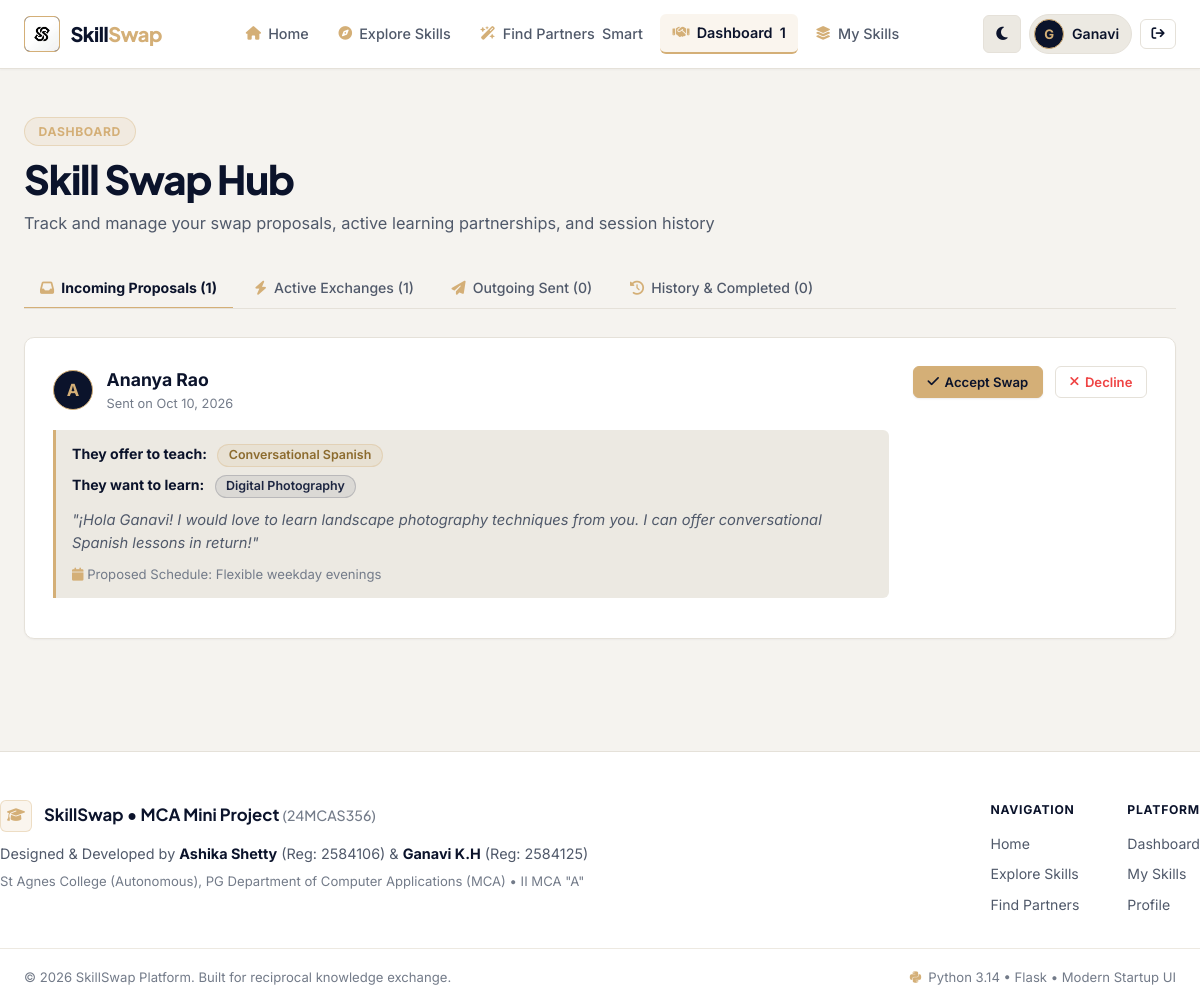
The page /swaps/ (signed in) on the database its author committed.
### models.py (models this page shows, shortened)
class User(db.Model):
    __tablename__ = 'users'
    id = db.Column(db.Integer, primary_key=True)
    full_name = db.Column(db.String(100), nullable=False)
    email = db.Column(db.String(120), unique=True, nullable=False, index=True)
    password_hash = db.Column(db.String(255), nullable=False)
    role = db.Column(db.String(20), default='user')  # 'user' or 'admin'
    bio = db.Column(db.Text, nullable=True)
    location = db.Column(db.String(150), default='St Agnes College, Mangaluru')
    avatar = db.Column(db.String(255), default='default_avatar.png')
    is_active = db.Column(db.Boolean, default=True)
    created_at = db.Column(db.DateTime, default=lambda: datetime.now(timezone.utc))
    skills_offered = db.relationship('SkillOffered', backref='user', lazy='dynamic', cascade='all, delete-orphan')
    skills_wanted = db.relationship('SkillWanted', backref='user', lazy='dynamic', cascade='all, delete-orphan')
    sent_requests = db.relationship(
        'SwapRequest',
        foreign_keys='SwapRequest.sender_id',
        backref='sender',
        lazy='dynamic',
        cascade='all, delete-orphan'
    )
    received_requests = db.relationship(
        'SwapRequest',
        foreign_keys='SwapRequest.receiver_id',
        backref='receiver',
        lazy='dynamic',
        cascade='all, delete-orphan'
    )
    sent_messages = db.relationship(
        'Message',
        foreign_keys='Message.sender_id',
        backref='sender',
        lazy='dynamic'
    )
    received_messages = db.relationship(
        'Message',
        foreign_keys='Message.receiver_id',
        backref='receiver',
        lazy='dynamic'
    )
    reviews_given = db.relationship(
        'Review',
        foreign_keys='Review.reviewer_id',
        backref='reviewer',
        lazy='dynamic'
    )
    reviews_received = db.relationship(
        'Review',
        foreign_keys='Review.reviewee_id',
        backref='reviewee',
        lazy='dynamic'
    )
    @property
    def is_admin(self):
        return self.role == 'admin'

class SwapRequest(db.Model):
    __tablename__ = 'swap_requests'
    id = db.Column(db.Integer, primary_key=True)
    sender_id = db.Column(db.Integer, db.ForeignKey('users.id', ondelete='CASCADE'), nullable=False)
    receiver_id = db.Column(db.Integer, db.ForeignKey('users.id', ondelete='CASCADE'), nullable=False)
    offered_skill_id = db.Column(db.Integer, db.ForeignKey('skills_offered.id'), nullable=True)
    requested_skill_id = db.Column(db.Integer, db.ForeignKey('skills_offered.id'), nullable=True)
    status = db.Column(db.String(20), default='pending', index=True)
    message = db.Column(db.Text, nullable=True)
    schedule_note = db.Column(db.String(255), nullable=True)
    created_at = db.Column(db.DateTime, default=lambda: datetime.now(timezone.utc))
    updated_at = db.Column(db.DateTime, default=lambda: datetime.now(timezone.utc), onupdate=lambda: datetime.now(timezone.utc))
    offered_skill = db.relationship('SkillOffered', foreign_keys=[offered_skill_id])
    requested_skill = db.relationship('SkillOffered', foreign_keys=[requested_skill_id])
    messages = db.relationship('Message', backref='swap_request', lazy='dynamic', cascade='all, delete-orphan')
    reviews = db.relationship('Review', backref='swap_request', lazy='dynamic', cascade='all, delete-orphan')

class SkillOffered(db.Model):
    __tablename__ = 'skills_offered'
    id = db.Column(db.Integer, primary_key=True)
    user_id = db.Column(db.Integer, db.ForeignKey('users.id', ondelete='CASCADE'), nullable=False)
    category_id = db.Column(db.Integer, db.ForeignKey('categories.id'), nullable=False)
    skill_name = db.Column(db.String(100), nullable=False, index=True)
    proficiency = db.Column(db.String(30), default='Intermediate')  # Beginner, Intermediate, Advanced, Expert
    description = db.Column(db.Text, nullable=True)
    created_at = db.Column(db.DateTime, default=lambda: datetime.now(timezone.utc))

### routes/swaps.py (the view)
@swaps_bp.route('/', strict_slashes=False)
@login_required
def list_swaps():
    user_id = g.user.id
    incoming_pending = SwapRequest.query.filter_by(receiver_id=user_id, status='pending').order_by(SwapRequest.created_at.desc()).all()
    outgoing_pending = SwapRequest.query.filter_by(sender_id=user_id, status='pending').order_by(SwapRequest.created_at.desc()).all()
    active_swaps = SwapRequest.query.filter(
        ((SwapRequest.sender_id == user_id) | (SwapRequest.receiver_id == user_id)),
        SwapRequest.status == 'accepted'
    ).order_by(SwapRequest.updated_at.desc()).all()
    history_swaps = SwapRequest.query.filter(
        ((SwapRequest.sender_id == user_id) | (SwapRequest.receiver_id == user_id)),
        SwapRequest.status.in_(['completed', 'rejected', 'cancelled'])
    ).order_by(SwapRequest.updated_at.desc()).all()
    return render_template(
        'swap_requests.html',
        incoming_pending=incoming_pending,
        outgoing_pending=outgoing_pending,
        active_swaps=active_swaps,
        history_swaps=history_swaps
    )

### routes/auth.py (called while the page is built)
def login_required(view):
    @functools.wraps(view)
    def wrapped_view(**kwargs):
        if 'user_id' not in session:
            flash('Please log in to access this page.', 'warning')
            return redirect(url_for('auth.login', next=request.url))
        return view(**kwargs)
    return wrapped_view

@auth_bp.before_app_request
def load_logged_in_user():
    user_id = session.get('user_id')
    if user_id is None:
        g.user = None
    else:
        g.user = db.session.get(User, user_id)
        if g.user and not g.user.is_active:
            session.clear()
            g.user = None
            flash('Your account has been deactivated. Please contact administrator.', 'danger')

### templates/swap_requests.html (shortened to what this page needs)
{% extends 'base.html' %}
{% block content %}
<div style="margin-bottom: 3.5rem;">
  <div style="margin-bottom: 2rem;">
    <div class="section-pill" style="margin-bottom: 0.5rem;">Dashboard</div>
    <h1 style="font-size: 2.5rem; font-weight: 800; letter-spacing: -0.03em;">Skill Swap Hub</h1>
    <p style="color: var(--body-text); font-size: 1.02rem; margin-top: 0.35rem;">
      Track and manage your swap proposals, active learning partnerships, and session history
    </p>
  </div>
  <div class="tabs-wrapper">
    <div class="nav-tabs">
      <button type="button" class="tab-btn active" data-target="incomingTab">
        <i class="fas fa-inbox"></i> Incoming Proposals ({{ incoming_pending|length }})
      </button>
      <button type="button" class="tab-btn" data-target="activeTab">
        <i class="fas fa-bolt"></i> Active Exchanges ({{ active_swaps|length }})
      </button>
      <button type="button" class="tab-btn" data-target="outgoingTab">
        <i class="fas fa-paper-plane"></i> Outgoing Sent ({{ outgoing_pending|length }})
      </button>
      <button type="button" class="tab-btn" data-target="historyTab">
        <i class="fas fa-clock-rotate-left"></i> History &amp; Completed ({{ history_swaps|length }})
      </button>
    </div>
    <div id="incomingTab" class="tab-pane">
      {% if incoming_pending %}
        <div style="display: flex; flex-direction: column; gap: 1.5rem;">
          {% for swap in incoming_pending %}
            <div class="card card-hover" style="display: flex; justify-content: space-between; align-items: flex-start; flex-wrap: wrap; gap: 1.5rem; padding: clamp(1.25rem, 3vw, 1.75rem);">
              <div style="flex: 1; min-width: min(100%, 260px);">
                <div style="display: flex; align-items: center; gap: 0.85rem; margin-bottom: 1rem;">
                  <div class="avatar-mini" style="width: 40px; height: 40px; font-size: 1.05rem;">
                    {{ swap.sender.full_name[0] }}
                  </div>
                  <div>
                    <a href="{{ url_for('auth.user_detail', user_id=swap.sender.id) }}" style="font-weight: 700; color: var(--heading-color); font-size: 1.1rem; text-decoration: none;">
                      {{ swap.sender.full_name }}
                    </a>
                    <div style="font-size: 0.8rem; color: var(--text-muted);">
                      Sent on {{ swap.created_at.strftime('%b %d, %Y') }}
                    </div>
                  </div>
                </div>
                <div class="message-quote">
                  <div style="font-size: 0.88rem; margin-bottom: 0.45rem;">
                    <strong style="color: var(--heading-color);">They offer to teach:</strong>
                    <span class="skill-tag skill-tag-teach" style="margin-left: 0.4rem;">
                      {{ swap.offered_skill.skill_name if swap.offered_skill else 'General Mentorship' }}
                    </span>
                  </div>
                  {% if swap.requested_skill %}
                    <div style="font-size: 0.88rem; margin-bottom: 0.45rem;">
                      <strong style="color: var(--heading-color);">They want to learn:</strong>
                      <span class="skill-tag skill-tag-learn" style="margin-left: 0.4rem;">
                        {{ swap.requested_skill.skill_name }}
                      </span>
                    </div>
                  {% endif %}
                  <p style="font-size: 0.92rem; color: var(--body-text); font-style: italic; margin-top: 0.65rem; line-height: 1.6;">
                    "{{ swap.message }}"
                  </p>
                  {% if swap.schedule_note %}
                    <div style="font-size: 0.82rem; color: var(--text-muted); margin-top: 0.5rem;">
                      <i class="fas fa-calendar" style="color: var(--champagne-gold);"></i> Proposed Schedule: {{ swap.schedule_note }}
                    </div>
                  {% endif %}
                </div>
              </div>
              <div class="swap-action-buttons">
                <form method="POST" action="{{ url_for('swaps.accept_request', swap_id=swap.id) }}">
                  <button type="submit" class="btn btn-primary btn-sm" style="width: 100%;">
                    <i class="fas fa-check"></i> Accept Swap
                  </button>
                </form>
                <form method="POST" action="{{ url_for('swaps.reject_request', swap_id=swap.id) }}" onsubmit="return confirm('Decline this proposal?');">
                  <button type="submit" class="btn btn-outline btn-sm" style="color: #EF4444; width: 100%;">
                    <i class="fas fa-xmark"></i> Decline
                  </button>
                </form>
              </div>
            </div>
          {% endfor %}
        </div>
      {% endif %}
    </div>
  </div>
</div>
{% endblock %}

### templates/base.html (shortened to what this page needs)
<!DOCTYPE html>
<html lang="en" data-theme="light">
<head>
  <link rel="stylesheet" href="https://cdnjs.cloudflare.com/ajax/libs/font-awesome/6.4.0/css/all.min.css">
  <link rel="stylesheet" href="{{ url_for('static', filename='css/style.css') }}">
</head>
<body>
  <div class="nav-wrapper">
    <nav class="navbar" id="mainNavbar">
      <div class="container nav-container">
        <a href="{{ url_for('main.index') }}" class="brand" id="navBrand">
          <div class="brand-icon">
            <img src="{{ url_for('static', filename='images/logo.jpg') }}" alt="SkillSwap Logo">
          </div>
          <span class="brand-name">Skill<span class="brand-accent">Swap</span></span>
        </a>
        <ul class="nav-links" id="navLinks">
          <li>
            <a href="{{ url_for('main.index') }}" class="nav-link {% if request.endpoint == 'main.index' %}active{% endif %}" id="navHome">
              <i class="fas fa-house"></i>
              <span>Home</span>
            </a>
          </li>
          <li>
            <a href="{{ url_for('main.explore') }}" class="nav-link {% if request.endpoint == 'main.explore' %}active{% endif %}" id="navExplore">
              <i class="fas fa-compass"></i>
              <span>Explore Skills</span>
            </a>
          </li>
          <li>
            <a href="{{ url_for('main.matches') }}" class="nav-link {% if request.endpoint == 'main.matches' %}active{% endif %}" id="navMatches">
              <i class="fas fa-wand-magic-sparkles"></i>
              <span>Find Partners</span>
              <span class="badge-pill-gold">Smart</span>
            </a>
          </li>
          {% if g.user %}
            <li>
              <a href="{{ url_for('swaps.list_swaps') }}" class="nav-link {% if request.endpoint == 'swaps.list_swaps' %}active{% endif %}" id="navSwaps">
                <i class="fas fa-handshake"></i>
                <span>Dashboard</span>
                {% if nav_pending_swaps > 0 %}
                  <span class="badge-counter" id="navPendingBadge">{{ nav_pending_swaps }}</span>
                {% endif %}
              </a>
            </li>
            <li>
              <a href="{{ url_for('skills.manage_skills') }}" class="nav-link {% if request.endpoint == 'skills.manage_skills' %}active{% endif %}" id="navMySkills">
                <i class="fas fa-layer-group"></i>
                <span>My Skills</span>
              </a>
            </li>
          {% endif %}
        </ul>
        <div class="nav-actions">
          <button type="button" class="theme-toggle-btn" id="themeToggleBtn" title="Toggle Theme" aria-label="Toggle Dark and Light Mode">
            <i class="fas fa-moon"></i>
          </button>
          {% if g.user %}
            <a href="{{ url_for('auth.profile') }}" class="user-menu-btn" id="navUserProfile" title="View Profile">
              <div class="avatar-mini">
                {{ g.user.full_name[0] }}
              </div>
              <span class="user-name-label">{{ g.user.full_name.split()[0] }}</span>
            </a>
            <a href="{{ url_for('auth.logout') }}" class="btn btn-outline btn-icon-only btn-sm" id="navLogoutBtn" title="Log Out">
              <i class="fas fa-arrow-right-from-bracket"></i>
            </a>
          {% endif %}
        </div>
      </div>
    </nav>
  </div>
  <main class="container main-content">
    {% block content %}{% endblock %}
  </main>
  <footer class="footer">
    <div class="container footer-content">
      <div class="project-credit">
        <div class="credit-header">
          <div class="credit-icon">
            <i class="fas fa-graduation-cap"></i>
          </div>
          <span class="credit-brand">SkillSwap &bull; MCA Mini Project <span>(24MCAS356)</span></span>
        </div>
        <p class="credit-names">
          Designed &amp; Developed by <strong>Ashika Shetty</strong> (Reg: 2584106) &amp; <strong>Ganavi K.H</strong> (Reg: 2584125)
        </p>
        <p class="credit-college">
          St Agnes College (Autonomous), PG Department of Computer Applications (MCA) &bull; II MCA "A"
        </p>
      </div>
      <div class="footer-links">
        <div class="footer-col">
          <span class="footer-col-title">Navigation</span>
          <a href="{{ url_for('main.index') }}">Home</a>
          <a href="{{ url_for('main.explore') }}">Explore Skills</a>
          <a href="{{ url_for('main.matches') }}">Find Partners</a>
        </div>
        <div class="footer-col">
          <span class="footer-col-title">Platform</span>
          {% if g.user %}
            <a href="{{ url_for('swaps.list_swaps') }}">Dashboard</a>
            <a href="{{ url_for('skills.manage_skills') }}">My Skills</a>
            <a href="{{ url_for('auth.profile') }}">Profile</a>
          {% else %}
            <a href="{{ url_for('auth.login') }}">Log In</a>
            <a href="{{ url_for('auth.register') }}">Create Account</a>
          {% endif %}
        </div>
      </div>
    </div>
    <div class="footer-bottom">
      <div class="container footer-bottom-inner">
        <span>&copy; 2026 SkillSwap Platform. Built for reciprocal knowledge exchange.</span>
        <span class="tech-badge"><i class="fab fa-python" style="color: var(--champagne-gold);"></i> Python 3.14 &bull; Flask &bull; Modern Startup UI</span>
      </div>
    </div>
  </footer>
</body>
</html>

### rows shown on the page
User: user "G", user.full_name "Ganavi"
SwapRequest: sender "A", sender.full_name "Ananya Rao", created_at "Oct 10, 2026", offered_skill "Conversational Spanish", requested_skill.skill_name "Digital Photography", message "¡Hola Ganavi! I would love to learn landscape photography techniques from you. I can offer conversational Spanish lessons in return!", schedule_note "Flexible weekday evenings"

### other values the page prints
{{ nav_pending_swaps }} "1"
{{ incoming_pending|length }} "1"
{{ active_swaps|length }} "1"
{{ outgoing_pending|length }} "0"
{{ history_swaps|length }} "0"
